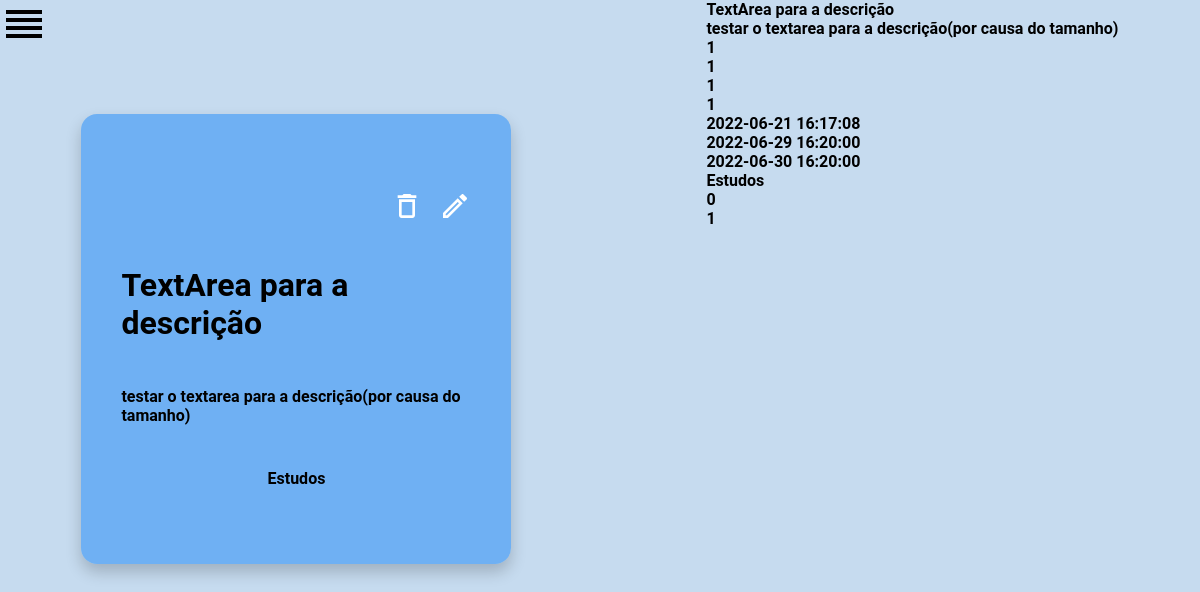
Before: /tarefa_info/8 (signed in) with the older database file.
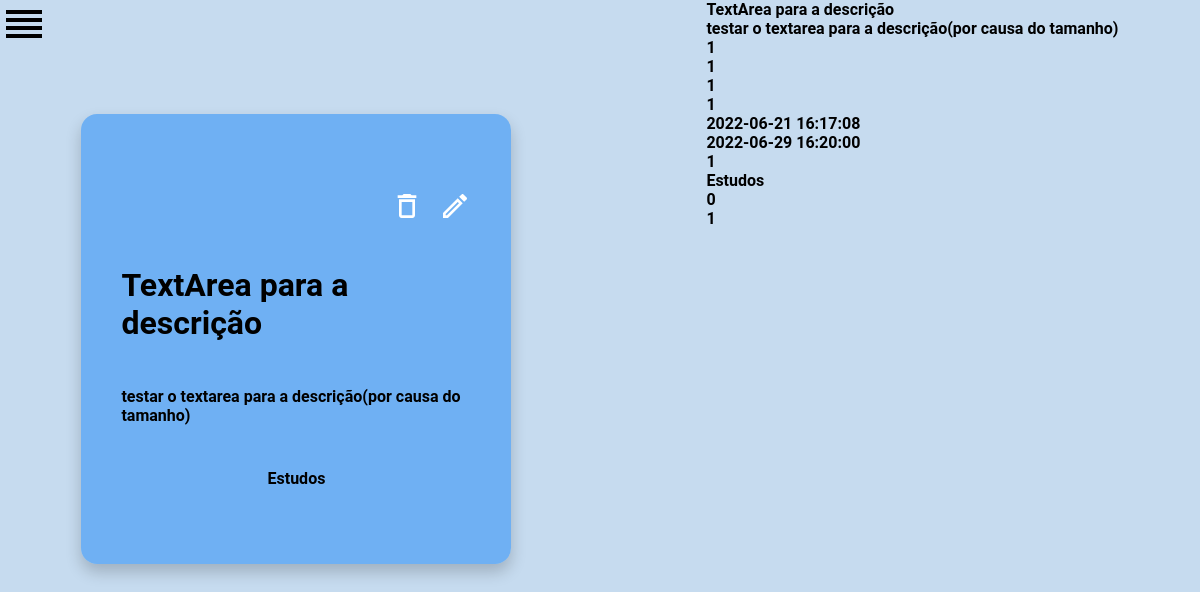
After: the same page with the newer database file.
### tables this page shows
CREATE TABLE TAREFA (
    ID INTEGER PRIMARY KEY,
    NOME TEXT,
    DESCRICAO TEXT,
    TIPO_ID INTEGER,
    STATUS_ID INTEGER ,
    PRIORIDADE_ID INTEGER,
    USUARIO_ID INTEGER
, DATA_CRIACAO DATETIME, DATA_TERMINO DATETIME, DATA_PREVISTA DATETIME);

CREATE TABLE TIPO (
    ID_TIPO INTEGER PRIMARY KEY,
    NOME TEXT, USUARIO_ID INTEGER,
    FOREIGN KEY(ID_TIPO) REFERENCES TAREFA(TIPO_ID)
);

### main.py (the view)
@app.route('/tarefa_info/<int:id>')
def tarefa_info(id):
    usuario = usuario_dao.buscar_usuario_por_id(session['usuario_logado'])
    lista = tarefa_dao.busca_por_id(id)
    lista_tipo = tipo_dao.listar_tipo_usuario(usuario._id)
    lista_status = status_dao.listar_status()
    lista_prioridade = prioridade_dao.listar_prioridades()
    return render_template('tarefa_info.html', tarefa=lista, usuario=usuario, tipos=lista_tipo, status_list=lista_status, prioridades=lista_prioridade)

### dao.py (called while the page is built)
def traduz_tipo(tipo):
    def cria_tipo_com_tupla(tupla):
        return Tipo(tupla[1], tupla[2], tupla[0])
    return list(map(cria_tipo_com_tupla, tipo))

def traduz_status(status):
    def cria_status_com_tupla(tupla):
        return Status(tupla[1], tupla[0])
    return list(map(cria_status_com_tupla, status))

def traduz_prioridade(prioridade):
    def cria_prioridade_com_tupla(tupla):
        return Prioridade(tupla[1], tupla[0])
    return list(map(cria_prioridade_com_tupla, prioridade))

def traduz_usuario(tupla):
    return Usuario(tupla[1], tupla[2], tupla[3], id=tupla[0])

    def busca_por_id(self, id):
        cursor = self.__db.cursor()
        cursor.execute(SQL_BUSCA_TAREFA_POR_ID, (id, ))
        tupla = cursor.fetchone()
        return Tarefa(tupla[1], tupla[2], tupla[3], tupla[4], tupla[5], tupla[6], tupla[7], tupla[8], tupla[9], tupla[10], tupla[11], tupla[12], id=tupla[0])

    def listar_tipo_usuario(self, usuario_id):
        cursor = self.__db.cursor()
        cursor.execute(SQL_BUSCA_TIPO_POR_USUARIO, (usuario_id, ))
        tipo = traduz_tipo(cursor.fetchall())
        return tipo

    def listar_status(self):
        cursor = self.__db.cursor()
        cursor.execute(SQL_BUSCA_STATUS)
        status = traduz_status(cursor.fetchall())
        return status

    def listar_prioridades(self):
        cursor = self.__db.cursor()
        cursor.execute(SQL_BUSCA_PRIORIDADE)
        prioridade = traduz_prioridade(cursor.fetchall())
        return prioridade

    def buscar_usuario_por_id(self, id):
        cursor = self.__db.cursor()
        cursor.execute(SQL_BUSCA_USUARIO_POR_ID, (id,))
        dados = cursor.fetchone()
        usuario = traduz_usuario(dados) if dados else None
        return usuario

### templates/tarefa_info.html (shortened to what this page needs)
{% extends "template.html" %}
{% block task %}
    <div class="task-div-info">
            <div class="task-top-buttons">
                <a href="{{ url_for('deletar_tarefa', id=tarefa._id) }}" class="btn-custom"><img onmouseover="deleteAnimation()" id="icon-delete" class="icon" src="{{ url_for('static', filename='icons/delete.svg')}}" alt=""></a>
                <a href="{{ url_for('editar_tarefa', id=tarefa._id) }}" class="btn-custom"><img id="icon-edit" class="icon" src="{{ url_for('static', filename='icons/pencil-empty.svg') }}" alt=""></a>
            </div>
            <h1>{{tarefa._nome}}</h1>
            <p>{{tarefa._descricao}}</p>
            <p>{{tarefa._data_criacao}}</p>
    </div>
    <div>
        <p>{{ tarefa._nome }}</p>
        <p>{{ tarefa._descricao }}</p>
        <p>{{ tarefa._tipo_id }}</p>
        <p>{{ tarefa._status_id }}</p>
        <p>{{ tarefa._prioridade_id }}</p>
        <p>{{ tarefa._tipo }}</p>
        <p>{{ tarefa._status }}</p>
        <p>{{ tarefa._prioridade }}</p>
        <p>{{ tarefa._usuario_id }}</p>
        <p>{{ tarefa._data_criacao }}</p>
        <p>{{ tarefa._data_termino }}</p>
        <p>{{ tarefa._data_prevista }}</p>
    </div>
{% endblock %}

### templates/template.html (shortened to what this page needs)
<!DOCTYPE html>
<html lang="pt-br">
<head>
    <link rel="stylesheet" href="{{url_for('static', filename='css/style.css')}}">
    <link rel="stylesheet" href="{{url_for('static', filename='css/form.css')}}">
    <link rel="stylesheet" href="../static/style.css">
</head>
{% block content %}
<body>
    <img id="nav-btn-push" src="{{url_for('static', filename='icons/list-btn-blk.png')}}" alt="" onclick="openNav()">
    {% block task %}{% endblock %}
</body>
{% endblock %}
</html>

### static/css/style.css (style rules this page uses)
* { box-sizing: border-box; user-select: none; margin: 0; padding: 0; }
:root { --bg-main: #8bb7e07d; --cards-main: #51a3f5bd; --cards-sec: #3a9afa; --menu-main: #2864A3; --menu-sec: #CAECF7; --link-main: #a7e1f5; --red-warning: #e90202; --red-warning-2: #b10202; }
body { font-family:'Roboto', sans-serif; background-color: var(--bg-main); font-weight: bold; display: flex; flex-direction: row; flex-wrap: wrap; justify-content: space-around; align-self: center; align-content: center; gap: 2rem; }
#nav-btn-push { float: left; position: fixed; top: 0; left: 0; }
.task-div-info { display: flex; flex-direction: column; justify-content: space-evenly; align-items: center; background-color: var(--cards-main); width: 70%; max-width: 430px; min-width: 370px; height: calc(100vh - 18rem); max-height: 450px; box-shadow: 0px 8px 16px 0px rgba(0,0,0,0.2); padding: 32px 40px; border-radius: 16px; word-wrap: break-word; transition: 0.2s; margin-top: calc(12vw - 30px); }
.task-top-buttons { display: flex; flex-direction: row; align-items: flex-end; align-self: flex-end; gap: 16px; }
.icon { width: 32px; height: 32px; }
.btn-custom { display: flex; flex-direction: row; align-items: flex-end; }

Changed rows visible on the page:
changed TAREFA "TextArea para a descrição": _data_prevista (not shown) → "1"; _usuario_id "2022-06-30 16:20:00" → (not shown)
Other visible differences:
{{ tarefa._usuario_id }}: (not shown) → "1"
{{ tarefa._data_prevista }}: "1" → (not shown)
